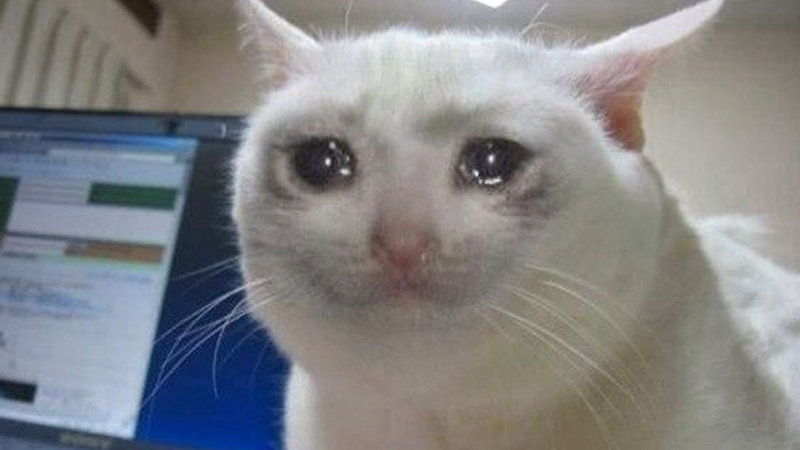
#> input picture 6/crying.jpg, 800 x 450 px
$ python 6.py
#> lines starting #> are read from the running program, lines starting #| are printed output that depends on the picture; after the words box and inside, x2 and y2 are one past the last pixel; in counts of white or black regions, pixels touching at a corner belong together
import numpy as np
import cv2 as cv
from matplotlib import pyplot as plt


img = cv.imread('crying.jpg',0)
#> img: shape (450, 800); min 15, max 255, mean 132.1
edges = cv.Canny(img,10,100)
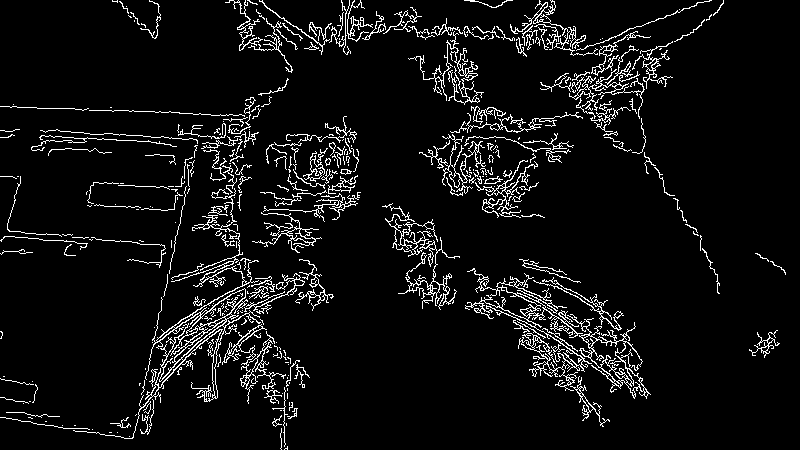
#> edges: shape (450, 800); 6.5% white in thin lines or dots

res = np.hstack((img,edges))
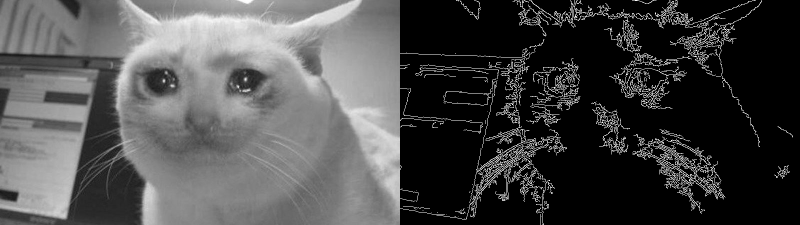
#> res: shape (450, 1600) (shown at 1/2 size); min 0, max 255, mean 74.3

cv.imshow("edge_Canny",res)
cv.waitKey(0)
cv.destroyAllWindows()


img = cv.imread('crying.jpg',cv.IMREAD_GRAYSCALE)
laplacian = cv.Laplacian(img,cv.CV_64F)
sobelx = cv.Sobel(img,cv.CV_64F,1,0,ksize=11)  # x
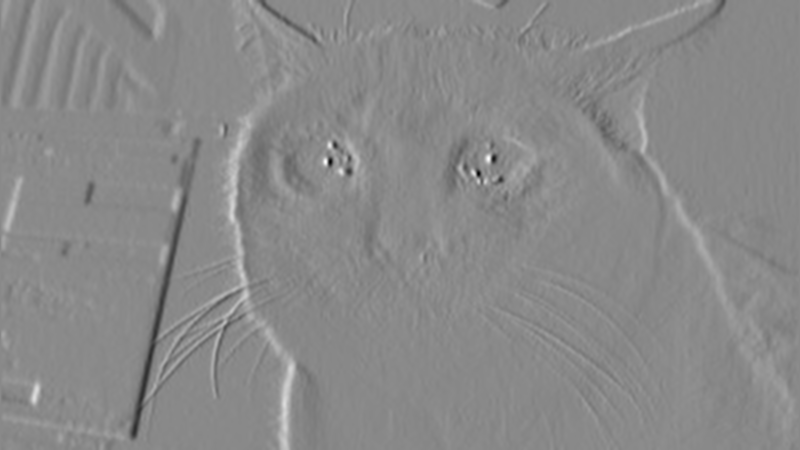
#> sobelx: shape (450, 800) float64; min -18727864, max 16032614, mean 34845.6; drawn with min black and max white
sobely = cv.Sobel(img,cv.CV_64F,0,1,ksize=11)  # y
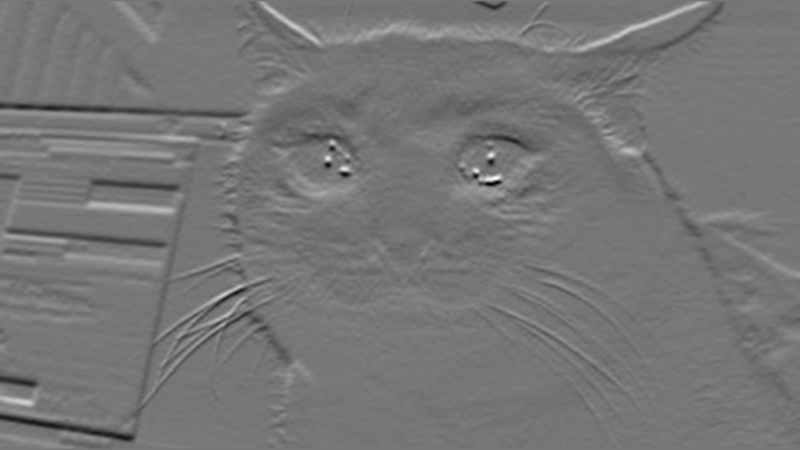
#> sobely: shape (450, 800) float64; min -14451220, max 16593317, mean -34131.3; drawn with min black and max white

cv.imshow("original",img)
cv.imshow("laplacian",laplacian)
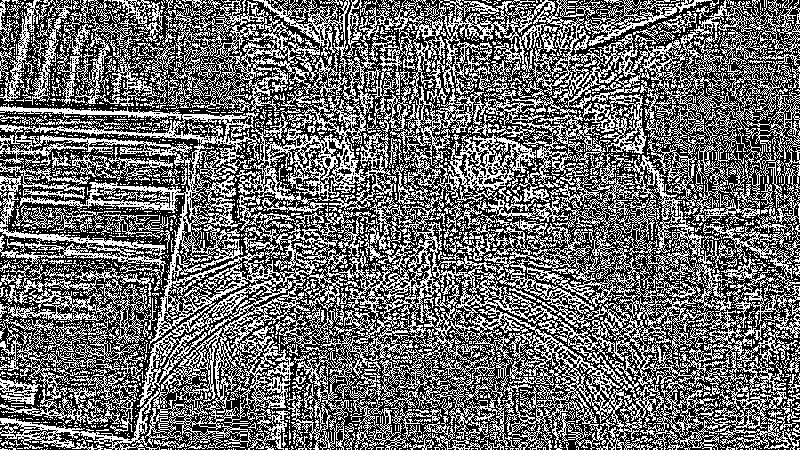
#> window 'laplacian': shape (450, 800); 42.6% white in thin lines or dots
cv.imshow("sobelx",sobelx)
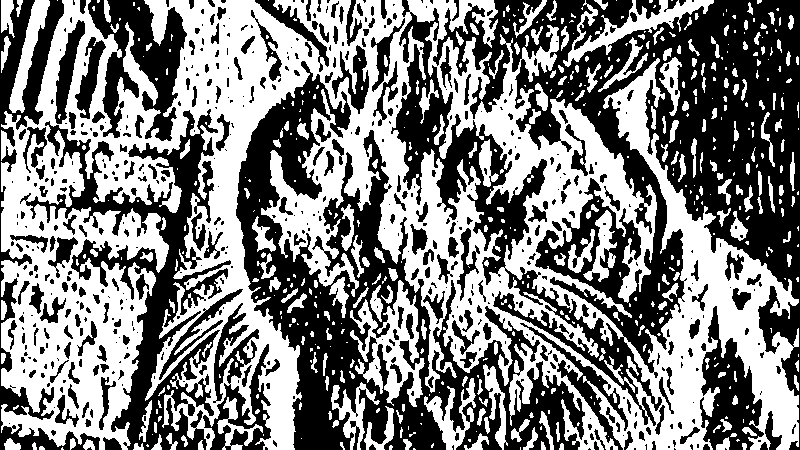
#> window 'sobelx': shape (450, 800); 50.2% white; 582 black regions (329 under 20 px), largest, box (x1, y1, x2, y2) and area: (391, 0, 800, 450) 71040, (236, 61, 585, 450) 39766, (20, 109, 231, 450) 17726
cv.imshow("sobely",sobely)
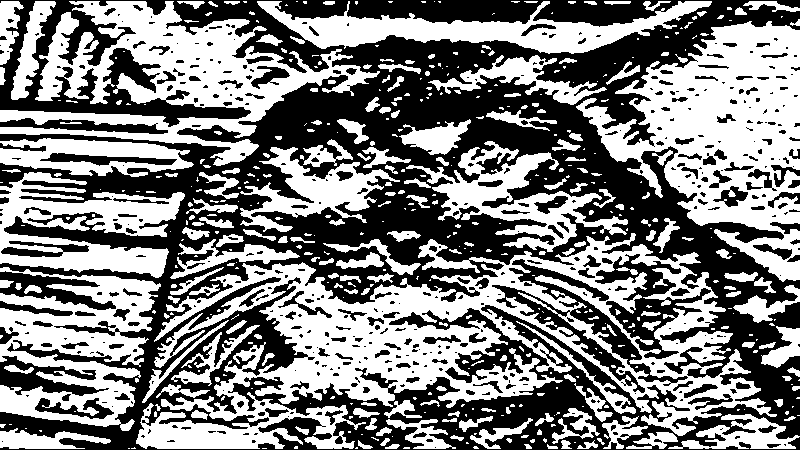
#> window 'sobely': shape (450, 800); 50% white; 484 black regions (296 under 20 px), largest, box (x1, y1, x2, y2) and area: (0, 0, 800, 450) 150387, (492, 259, 688, 393) 4908, (595, 254, 711, 359) 3596
cv.waitKey(0)
cv.destroyAllWindows()

plt.subplot(2,2,1),plt.imshow(img,cmap = 'gray')
plt.title('Original'), plt.xticks([]), plt.yticks([])
plt.subplot(2,2,2),plt.imshow(laplacian,cmap = 'gray')
plt.title('Laplacian'), plt.xticks([]), plt.yticks([])
plt.subplot(2,2,3),plt.imshow(sobelx,cmap = 'gray')
plt.title('Sobel X'), plt.xticks([]), plt.yticks([])
plt.subplot(2,2,4),plt.imshow(sobely,cmap = 'gray')
plt.title('Sobel Y'), plt.xticks([]), plt.yticks([])

plt.show()
